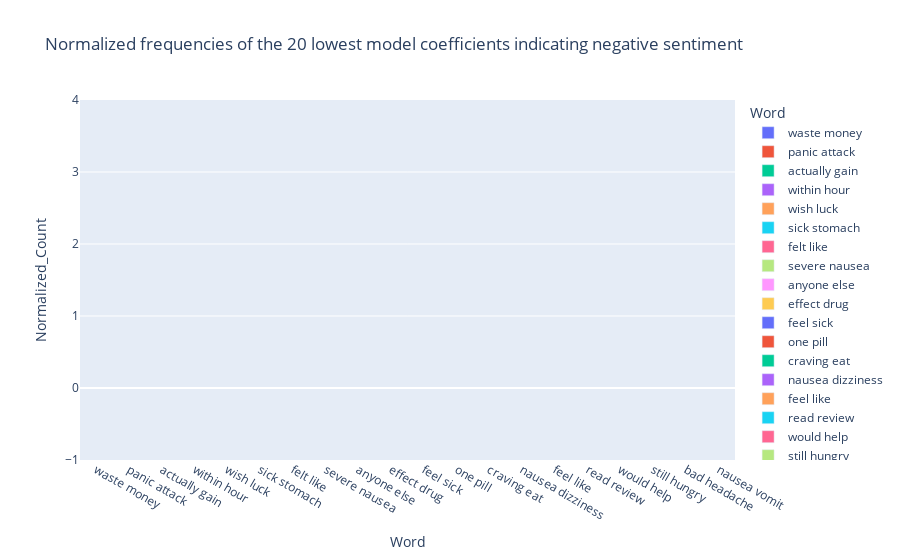

Write notebook code for a chart like this one.
### Code cell
# List of words to search for
neg_search_words = top_20_negative.index.tolist()

# Create an empty list to store the word counts
neg_word_counts_list = []

# Iterate over each word in the search_words list
for word in neg_search_words:
    if word in word_counts['Ozempic (semaglutide)']:
        count = word_counts['Ozempic (semaglutide)'][word]
        neg_word_counts_list.append({'Word': word, 'Count': count})
    else:
        neg_word_counts_list.append({'Word': word, 'Count': 0})

# Create a DataFrame from the word_counts_list
neg_word_counts_df = pd.DataFrame(neg_word_counts_list)

# Normalize the counts
total_count = neg_word_counts_df['Count'].sum()
neg_word_counts_df['Normalized_Count'] = round(neg_word_counts_df['Count'] / total_count, 3)

# Plot the normalized word counts
fig = px.bar(neg_word_counts_df, x='Word', y='Normalized_Count',\
             title="Normalized frequencies of the 20 lowest model coefficients indicating negative sentiment",\
             color='Word')

# Show the plot
fig.show()

# Print the dataframe
print(neg_word_counts_df)

### Figure 1 — Plotly figure (JSON) as saved in the notebook; plotly's stock layout.template omitted (floating-point values rounded to 4 significant figures)
{"data": [{"alignmentgroup": "True", "hovertemplate": "Word=%{x}<br>Normalized_Count=%{y}<extra></extra>", "legendgroup": "waste money", "marker": {"color": "#636efa", "pattern": {"shape": ""}}, "name": "waste money", "offsetgroup": "waste money", "orientation": "v", "showlegend": true, "textposition": "auto", "type": "bar", "x": ["waste money"], "xaxis": "x", "y": [null], "yaxis": "y"}, {"alignmentgroup": "True", "hovertemplate": "Word=%{x}<br>Normalized_Count=%{y}<extra></extra>", "legendgroup": "panic attack", "marker": {"color": "#EF553B", "pattern": {"shape": ""}}, "name": "panic attack", "offsetgroup": "panic attack", "orientation": "v", "showlegend": true, "textposition": "auto", "type": "bar", "x": ["panic attack"], "xaxis": "x", "y": [null], "yaxis": "y"}, {"alignmentgroup": "True", "hovertemplate": "Word=%{x}<br>Normalized_Count=%{y}<extra></extra>", "legendgroup": "actually gain", "marker": {"color": "#00cc96", "pattern": {"shape": ""}}, "name": "actually gain", "offsetgroup": "actually gain", "orientation": "v", "showlegend": true, "textposition": "auto", "type": "bar", "x": ["actually gain"], "xaxis": "x", "y": [null], "yaxis": "y"}, {"alignmentgroup": "True", "hovertemplate": "Word=%{x}<br>Normalized_Count=%{y}<extra></extra>", "legendgroup": "within hour", "marker": {"color": "#ab63fa", "pattern": {"shape": ""}}, "name": "within hour", "offsetgroup": "within hour", "orientation": "v", "showlegend": true, "textposition": "auto", "type": "bar", "x": ["within hour"], "xaxis": "x", "y": [null], "yaxis": "y"}, {"alignmentgroup": "True", "hovertemplate": "Word=%{x}<br>Normalized_Count=%{y}<extra></extra>", "legendgroup": "wish luck", "marker": {"color": "#FFA15A", "pattern": {"shape": ""}}, "name": "wish luck", "offsetgroup": "wish luck", "orientation": "v", "showlegend": true, "textposition": "auto", "type": "bar", "x": ["wish luck"], "xaxis": "x", "y": [null], "yaxis": "y"}, {"alignmentgroup": "True", "hovertemplate": "Word=%{x}<br>Normalized_Count=%{y}<extra></extra>", "legendgroup": "sick stomach", "marker": {"color": "#19d3f3", "pattern": {"shape": ""}}, "name": "sick stomach", "offsetgroup": "sick stomach", "orientation": "v", "showlegend": true, "textposition": "auto", "type": "bar", "x": ["sick stomach"], "xaxis": "x", "y": [null], "yaxis": "y"}, {"alignmentgroup": "True", "hovertemplate": "Word=%{x}<br>Normalized_Count=%{y}<extra></extra>", "legendgroup": "felt like", "marker": {"color": "#FF6692", "pattern": {"shape": ""}}, "name": "felt like", "offsetgroup": "felt like", "orientation": "v", "showlegend": true, "textposition": "auto", "type": "bar", "x": ["felt like"], "xaxis": "x", "y": [null], "yaxis": "y"}, {"alignmentgroup": "True", "hovertemplate": "Word=%{x}<br>Normalized_Count=%{y}<extra></extra>", "legendgroup": "severe nausea", "marker": {"color": "#B6E880", "pattern": {"shape": ""}}, "name": "severe nausea", "offsetgroup": "severe nausea", "orientation": "v", "showlegend": true, "textposition": "auto", "type": "bar", "x": ["severe nausea"], "xaxis": "x", "y": [null], "yaxis": "y"}, {"alignmentgroup": "True", "hovertemplate": "Word=%{x}<br>Normalized_Count=%{y}<extra></extra>", "legendgroup": "anyone else", "marker": {"color": "#FF97FF", "pattern": {"shape": ""}}, "name": "anyone else", "offsetgroup": "anyone else", "orientation": "v", "showlegend": true, "textposition": "auto", "type": "bar", "x": ["anyone else"], "xaxis": "x", "y": [null], "yaxis": "y"}, {"alignmentgroup": "True", "hovertemplate": "Word=%{x}<br>Normalized_Count=%{y}<extra></extra>", "legendgroup": "effect drug", "marker": {"color": "#FECB52", "pattern": {"shape": ""}}, "name": "effect drug", "offsetgroup": "effect drug", "orientation": "v", "showlegend": true, "textposition": "auto", "type": "bar", "x": ["effect drug"], "xaxis": "x", "y": [null], "yaxis": "y"}, {"alignmentgroup": "True", "hovertemplate": "Word=%{x}<br>Normalized_Count=%{y}<extra></extra>", "legendgroup": "feel sick", "marker": {"color": "#636efa", "pattern": {"shape": ""}}, "name": "feel sick", "offsetgroup": "feel sick", "orientation": "v", "showlegend": true, "textposition": "auto", "type": "bar", "x": ["feel sick"], "xaxis": "x", "y": [null], "yaxis": "y"}, {"alignmentgroup": "True", "hovertemplate": "Word=%{x}<br>Normalized_Count=%{y}<extra></extra>", "legendgroup": "one pill", "marker": {"color": "#EF553B", "pattern": {"shape": ""}}, "name": "one pill", "offsetgroup": "one pill", "orientation": "v", "showlegend": true, "textposition": "auto", "type": "bar", "x": ["one pill"], "xaxis": "x", "y": [null], "yaxis": "y"}, {"alignmentgroup": "True", "hovertemplate": "Word=%{x}<br>Normalized_Count=%{y}<extra></extra>", "legendgroup": "craving eat", "marker": {"color": "#00cc96", "pattern": {"shape": ""}}, "name": "craving eat", "offsetgroup": "craving eat", "orientation": "v", "showlegend": true, "textposition": "auto", "type": "bar", "x": ["craving eat"], "xaxis": "x", "y": [null], "yaxis": "y"}, {"alignmentgroup": "True", "hovertemplate": "Word=%{x}<br>Normalized_Count=%{y}<extra></extra>", "legendgroup": "nausea dizziness", "marker": {"color": "#ab63fa", "pattern": {"shape": ""}}, "name": "nausea dizziness", "offsetgroup": "nausea dizziness", "orientation": "v", "showlegend": true, "textposition": "auto", "type": "bar", "x": ["nausea dizziness"], "xaxis": "x", "y": [null], "yaxis": "y"}, {"alignmentgroup": "True", "hovertemplate": "Word=%{x}<br>Normalized_Count=%{y}<extra></extra>", "legendgroup": "feel like", "marker": {"color": "#FFA15A", "pattern": {"shape": ""}}, "name": "feel like", "offsetgroup": "feel like", "orientation": "v", "showlegend": true, "textposition": "auto", "type": "bar", "x": ["feel like"], "xaxis": "x", "y": [null], "yaxis": "y"}, {"alignmentgroup": "True", "hovertemplate": "Word=%{x}<br>Normalized_Count=%{y}<extra></extra>", "legendgroup": "read review", "marker": {"color": "#19d3f3", "pattern": {"shape": ""}}, "name": "read review", "offsetgroup": "read review", "orientation": "v", "showlegend": true, "textposition": "auto", "type": "bar", "x": ["read review"], "xaxis": "x", "y": [null], "yaxis": "y"}, {"alignmentgroup": "True", "hovertemplate": "Word=%{x}<br>Normalized_Count=%{y}<extra></extra>", "legendgroup": "would help", "marker": {"color": "#FF6692", "pattern": {"shape": ""}}, "name": "would help", "offsetgroup": "would help", "orientation": "v", "showlegend": true, "textposition": "auto", "type": "bar", "x": ["would help"], "xaxis": "x", "y": [null], "yaxis": "y"}, {"alignmentgroup": "True", "hovertemplate": "Word=%{x}<br>Normalized_Count=%{y}<extra></extra>", "legendgroup": "still hungry", "marker": {"color": "#B6E880", "pattern": {"shape": ""}}, "name": "still hungry", "offsetgroup": "still hungry", "orientation": "v", "showlegend": true, "textposition": "auto", "type": "bar", "x": ["still hungry"], "xaxis": "x", "y": [null], "yaxis": "y"}, {"alignmentgroup": "True", "hovertemplate": "Word=%{x}<br>Normalized_Count=%{y}<extra></extra>", "legendgroup": "bad headache", "marker": {"color": "#FF97FF", "pattern": {"shape": ""}}, "name": "bad headache", "offsetgroup": "bad headache", "orientation": "v", "showlegend": true, "textposition": "auto", "type": "bar", "x": ["bad headache"], "xaxis": "x", "y": [null], "yaxis": "y"}, {"alignmentgroup": "True", "hovertemplate": "Word=%{x}<br>Normalized_Count=%{y}<extra></extra>", "legendgroup": "nausea vomit", "marker": {"color": "#FECB52", "pattern": {"shape": ""}}, "name": "nausea vomit", "offsetgroup": "nausea vomit", "orientation": "v", "showlegend": true, "textposition": "auto", "type": "bar", "x": ["nausea vomit"], "xaxis": "x", "y": [null], "yaxis": "y"}], "layout": {"autosize": true, "barmode": "relative", "legend": {"title": {"text": "Word"}, "tracegroupgap": 0}, "title": {"text": "Normalized frequencies of the 20 lowest model coefficients indicating negative sentiment"}, "xaxis": {"anchor": "y", "autorange": true, "categoryarray": ["waste money", "panic attack", "actually gain", "within hour", "wish luck", "sick stomach", "felt like", "severe nausea", "anyone else", "effect drug", "feel sick", "one pill", "craving eat", "nausea dizziness", "feel like", "read review", "would help", "still hungry", "bad headache", "nausea vomit"], "categoryorder": "array", "domain": [0, 1], "range": [-0.5, 19.5], "title": {"text": "Word"}, "type": "category"}, "yaxis": {"anchor": "x", "autorange": true, "domain": [0, 1], "range": [-1, 4], "title": {"text": "Normalized_Count"}}}}
